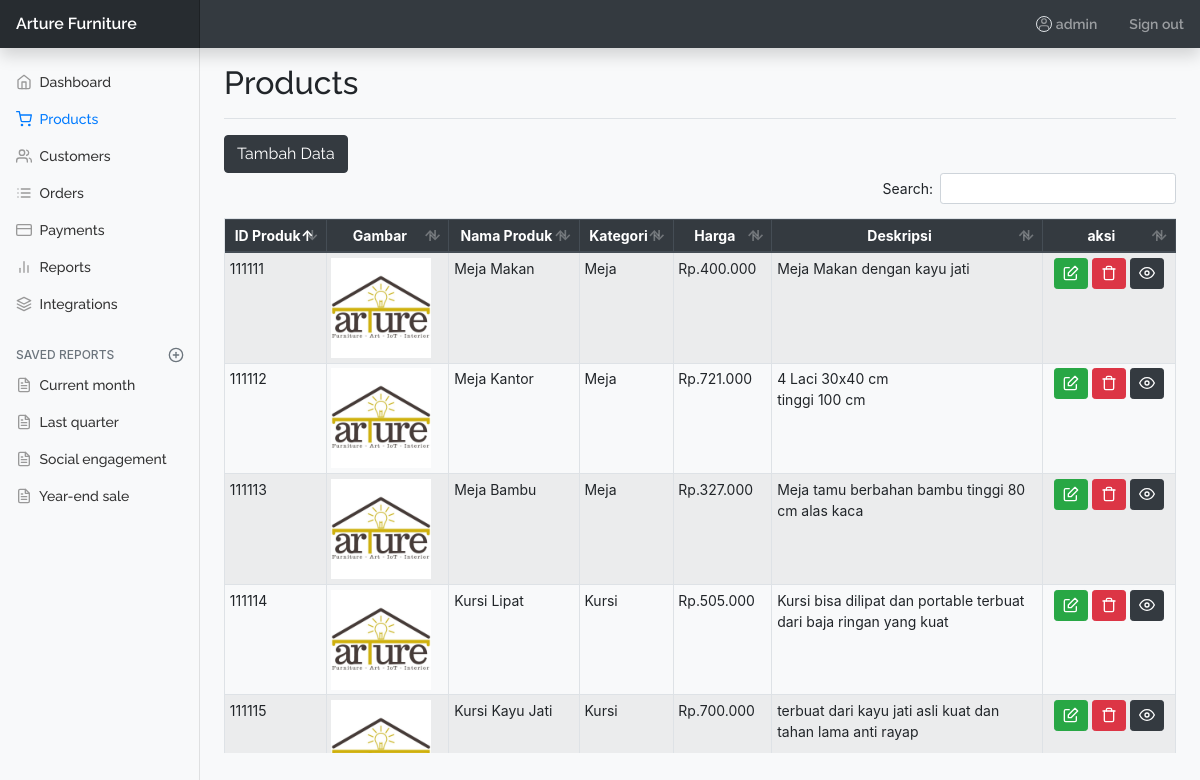
/?page=produk (signed in), run on the app's committed database.
### tables this page shows
CREATE TABLE `produk` (
  `id_produk` int(11) NOT NULL,
  `id_kategori` int(11) NOT NULL,
  `nama_produk` text NOT NULL,
  `harga_produk` text NOT NULL,
  `deskripsi` text NOT NULL,
  `gambar` text DEFAULT 'default.png',
  `tersedia` tinyint(1) NOT NULL DEFAULT 1
);

CREATE TABLE `kategori` (
  `id_kategori` int(11) NOT NULL,
  `kategori` text NOT NULL
);

### app/database.php (called while the page is built, shortened)
<?php
class database
{
    var $hostname = "localhost";
    var $username = "root";
    var $password = "";
    var $db = "arture_furniture";
    function __construct()
    {
        $this->koneksi = mysqli_connect($this->hostname, $this->username, $this->password, $this->db);
    }
    function intToRupiah($angka)
    {
        $hasil_rupiah = "Rp." . number_format($angka, 0, ',', '.');
        return $hasil_rupiah;
    }
    function getDataProdukAdmin()
    {
        $query = "SELECT * from produk p inner join kategori k on p.id_kategori=k.id_kategori ORDER by p.id_produk;";
        $dataProduk = mysqli_query($this->koneksi, $query);
        if ($dataProduk) {
            if (mysqli_num_rows($dataProduk) > 0) {
                return $dataProduk;
            } else {
                return false;
            }
        } else {
            return false;
        }
    }
}

### pages/admin/produk.php (the view, shortened to what this page needs)
<?php
$dataProduk = $db->getDataProdukAdmin();
?>
<link href="/dist/dashboard.css" rel="stylesheet">
<nav class="navbar navbar-dark sticky-top bg-dark flex-md-nowrap p-0 shadow">
  <a class="navbar-brand col-md-3 col-lg-2 mr-0 px-3" href="#">Arture Furniture</a>
  <div class="d-flex justify-content-between">
    <ul class="navbar-nav px-3">
      <li class="nav-item text-nowrap">
        <a class="nav-link" href="#">
          <span data-feather="user" class="border rounded-circle"></span>
          <span><?= $_SESSION['username'] ?></span>
        </a>
      </li>
    </ul>
    <ul class="navbar-nav px-3">
      <li class="nav-item text-nowrap">
        <a class="nav-link" href="/logout.php">Sign out</a>
      </li>
    </ul>
  </div>
</nav>
<div class="container-fluid">
  <div class="row">
    <?php
    include $_SERVER['DOCUMENT_ROOT'] . '/pages/parts/navbars/administrator-navbar.php';
    ?>
    <main role="main" class="col-md-9 ml-sm-auto col-lg-10 px-md-4">
      <div class="d-flex justify-content-between flex-wrap flex-md-nowrap align-items-center pt-3 pb-2 mb-3 border-bottom">
        <h1 class="h2">Products</h1>
      </div>
      <div class="table-responsive my-3">
        <a href="/?page=tambah-produk">
          <button class="btn btn-dark">Tambah Data</button>
        </a>
        <table class="table table-striped table-sm table-bordered" id="tabelProduk">
          <thead class="thead-dark">
            <tr>
              <th class="text-center">ID Produk</th>
              <th class="text-center">Gambar</th>
              <th class="text-center">Nama Produk</th>
              <th class="text-center">Kategori</th>
              <th class="text-center">Harga</th>
              <th class="text-center">Deskripsi</th>
              <th class="text-center">aksi</th>
            </tr>
          </thead>
          <tbody>
            <?php
            if (!$dataProduk) {
            ?>
              <tr>
                <td class="text-center alert-danger" colspan="100%">Belum Ada Produk</td>
              </tr>
              <?php
            } else {
              while ($x = mysqli_fetch_array($dataProduk)) {
              ?>
                <tr>
                  <td><?= $x['id_produk'] ?></td>
                  <td><img src="/assets/produk/<?= $x['gambar'] ?>" width="100px" height="100px"></td>
                  <td><?= $x['nama_produk'] ?></td>
                  <td><?= $x['kategori'] ?></td>
                  <td><?= $db->intToRupiah($x['harga_produk']) ?></td>
                  <td><?= $x['deskripsi'] ?></td>
                  <td class="text-center">
                    <a href="/?page=edit-produk&produk=<?= $x['id_produk'] ?>" class="btn btn-success btn-sm">
                      <span data-feather="edit"></span>
                    </a>
                    <a href="" class="btn btn-danger btn-sm hapusBtn">
                      <span data-feather="trash"></span>
                    </a>
                    <a href="" class="btn btn-dark btn-sm tersediaBtn">
                      <span data-tersedia="tes" data-feather="<?php
                                                              if ($x['tersedia'] == 1) {
                                                                echo ('eye');
                                                              } else {
                                                                echo ('eye-off');
                                                              }
                                                              ?>"></span>
                    </a>
                  </td>
                </tr>
            <?php
              }
            }
            ?>
          </tbody>
        </table>
      </div>
    </main>
  </div>
</div>

### data on the page
produk: id_produk "111111", gambar (placeholder picture), nama_produk "Meja Makan", id_kategori.kategori "Meja", harga_produk "Rp.400.000", deskripsi "Meja Makan dengan kayu jati", tersedia 1 (drawn)
produk: id_produk "111112", gambar (placeholder picture), nama_produk "Meja Kantor", id_kategori.kategori "Meja", harga_produk "Rp.721.000", deskripsi "4 Laci 30x40 cm tinggi 100 cm", tersedia 1 (drawn)
produk: id_produk "111113", gambar (placeholder picture), nama_produk "Meja Bambu", id_kategori.kategori "Meja", harga_produk "Rp.327.000", deskripsi "Meja tamu berbahan bambu tinggi 80 cm alas kaca", tersedia 1 (drawn)
produk: id_produk "111114", gambar (placeholder picture), nama_produk "Kursi Lipat", id_kategori.kategori "Kursi", harga_produk "Rp.505.000", deskripsi "Kursi bisa dilipat dan portable terbuat dari baja ringan yang kuat", tersedia 1 (drawn)
produk: id_produk "111115", gambar (placeholder picture), nama_produk "Kursi Kayu Jati", id_kategori.kategori "Kursi", harga_produk "Rp.700.000", deskripsi "terbuat dari kayu jati asli kuat dan tahan lama anti rayap", tersedia 1 (drawn)

### other printed values
$_SESSION['username'] "admin"
